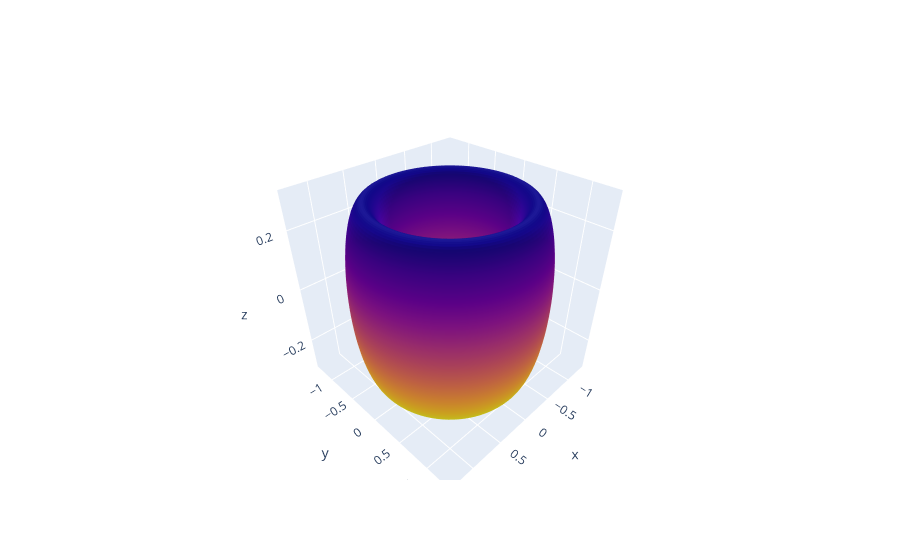

The notebook cell this image was saved under:
### Code cell
fig = go.Figure(data=[go.Surface(z=z, x=x, y=y, 
                                 colorscale="plasma_r", showscale=False)])

fig.show()

### Figure 1 — Plotly figure (JSON) as saved in the notebook; plotly's stock layout.template omitted (floating-point values rounded to 4 significant figures; data arrays with more than 128 entries replaced by an {"elided": "..."} marker saying what was removed)
{"data": [{"colorscale": [[0, "#f0f921"], [0.1111, "#fdca26"], [0.2222, "#fb9f3a"], [0.3333, "#ed7953"], [0.4444, "#d8576b"], [0.5556, "#bd3786"], [0.6667, "#9c179e"], [0.7778, "#7201a8"], [0.8889, "#46039f"], [1, "#0d0887"]], "showscale": false, "type": "surface", "x": {"elided": "100x100 float values"}, "y": {"elided": "100x100 float values"}, "z": {"elided": "100x100 float values"}}], "layout": {}}
